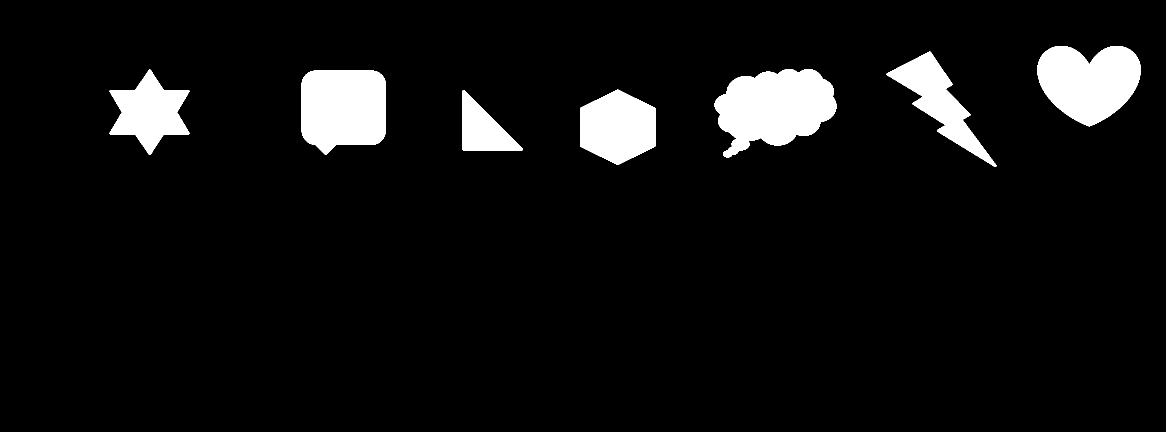
#> input picture core/model/datasets/dataset.jpg, 2331 x 864 px (shown at 1/2 size)
$ python main.py
#> lines starting #> are read from the running program, lines starting #| are printed output that depends on the picture; after the words box and inside, x2 and y2 are one past the last pixel; in counts of white or black regions, pixels touching at a corner belong together
### core/model/model_train.py
import cv2
import numpy as np
import imutils
import pathlib

base_dir = pathlib.Path(__file__).parent.resolve()


def prepare_training_data():
    im = cv2.imread(str(base_dir/'datasets/dataset.jpg'))
#> im is the input picture: shape (864, 2331, 3); 6.6% white; 7 white regions, largest, box (x1, y1, x2, y2) and area: (1429, 138, 1673, 315) 29012, (603, 141, 772, 310) 24893, (2075, 92, 2281, 253) 24047
    resized = imutils.resize(im, width=600)
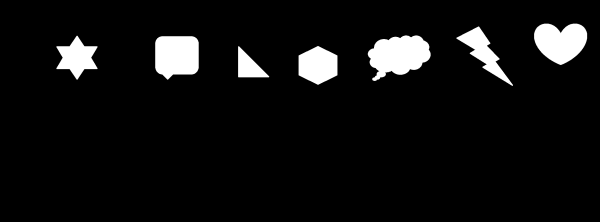
#> resized: shape (222, 600, 3); min 0, max 255, mean 16.7
    gray = cv2.cvtColor(resized, cv2.COLOR_BGR2GRAY)
    blur = cv2.GaussianBlur(gray, (5, 5), 0)
    ret, thresh = cv2.threshold(blur, 127, 255, cv2.THRESH_BINARY)
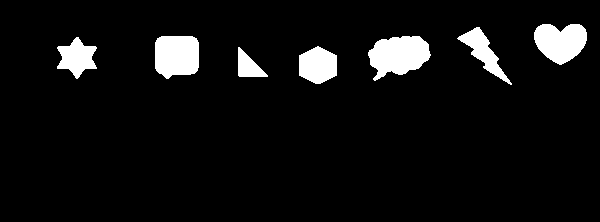
#> thresh: shape (222, 600); 6.5% white; 7 white regions
    contours, hierarchy = cv2.findContours(thresh, cv2.RETR_LIST, cv2.CHAIN_APPROX_SIMPLE)
#> contours = 7 contours; box (x1, y1, x2, y2) and area: (368, 36, 431, 81) 1832, (155, 36, 199, 79) 1597, (534, 24, 587, 65) 1518, (299, 46, 337, 84) 1062, (57, 37, 97, 79) 908, (457, 27, 512, 85) 887, (238, 47, 268, 77) 448
    samples = np.empty((0, 100))
    responses = []
    keys = [i for i in range(48, 58)]

    for cnt in contours:
        if cv2.contourArea(cnt) > 50:
            [x, y, w, h] = cv2.boundingRect(cnt)
            if h > 28:
                cv2.rectangle(resized, (x, y), (x + w, y + h), (0, 0, 255), 2)
                roi = thresh[y:y + h, x:x + w]
                roi_small = cv2.resize(roi, (10, 10))
                cv2.imshow('roi', roi_small)
                cv2.imshow('norm', resized)
                key = cv2.waitKey(0)
                if key == 27:  # (escape to quit)
                    exit()
                elif key in keys:
                    responses.append(int(chr(key)))
                    sample = roi_small.reshape((1, 100))
                    samples = np.append(samples, sample, 0)
#> this loop made 1 pass; (key Esc is pressed on pass 1)
#> (x, y, w, h) on pass 1: (238, 47, 30, 30)
#> pass 1, in prepare_training_data, `roi = thresh[y:y + h, x:x + w]`:
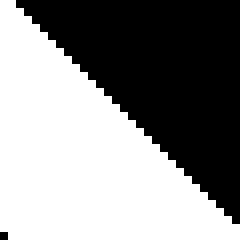
#> roi: shape (30, 30) (shown 8 times larger); 54.8% white; 2 black regions (1 under 20 px), largest, box (x1, y1, x2, y2) and area: (2, 0, 30, 28) 406
#> pass 1, in prepare_training_data, `cv2.imshow('norm', resized)`:
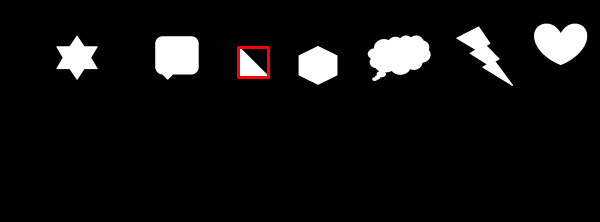
#> window 'norm': shape (222, 600, 3); mean B, G, R 16.5, 16.5, 17.2
#> after the loop, responses = []

    responses = np.array(responses, np.float32)
    responses = responses.reshape((responses.size, 1))  # ?
    np.savetxt(base_dir / 'datasets' / 'generalsamples.data', samples)
    np.savetxt(base_dir / 'datasets' / 'generalresponses.data', responses)


####### training part ###############
# [4 lines left out: function train_model, not called in this run]

### core/model/main.py
from model_train import train_model, prepare_training_data


if __name__ == '__main__':
    prepare_training_data()
#> (the program exits here)
